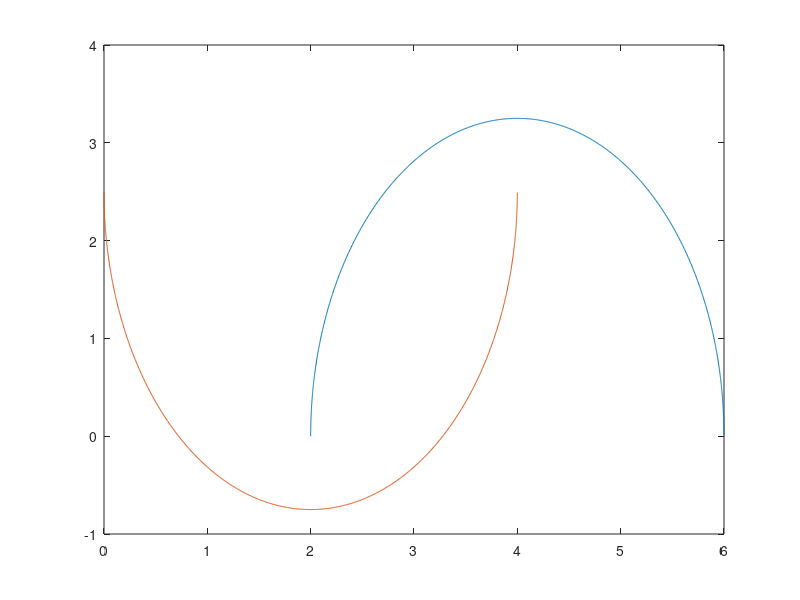
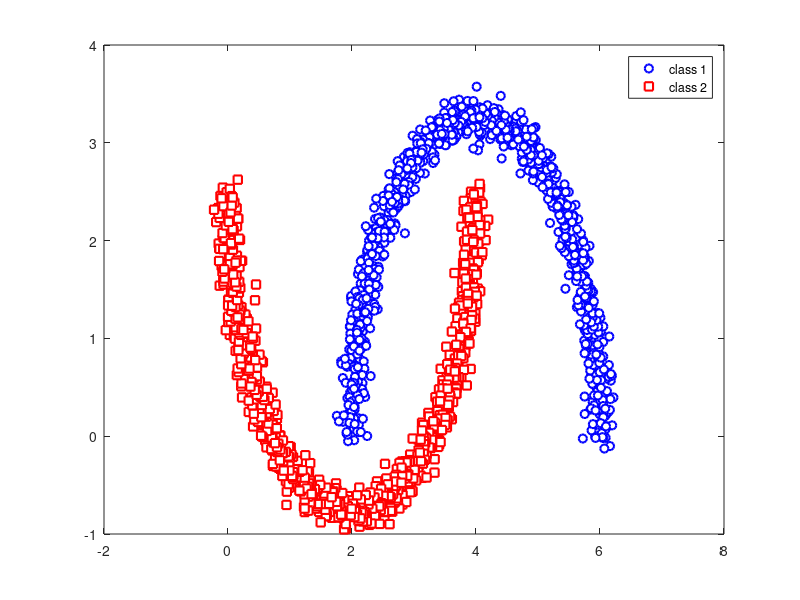

The MATLAB source for these figures, in order: (Note: this script raises an error after producing the figures.)
clear;
clc;
close all;

N = 1000;
h1 = 4;k = 2.5;a=2;b = 3.25;h2 = 2;
th = (1:N)*pi/N;
th = th(:);
xunit = h1 + a*cos(th);
yunit = b*sin(th);
plot(xunit,yunit);
hold on;
xunit = h2 + a*cos(th);
yunit = k-b*sin(th);
plot(xunit,yunit);
figure;
 
%class 1
x = [0.1*randn(N,1)+h1+a*cos(th),0.1*randn(N,1)+b*sin(th)];
plot(x(:,1),x(:,2),'bo','LineWidth',1.5,'MarkerFaceColor','w');
hold on;

%class 2
y = [0.1*randn(N,1)+h2+a*cos(th),0.1*randn(N,1)+k-b*sin(th)];
plot(y(:,1),y(:,2),'rs','LineWidth',1.5,'MarkerFaceColor','w');
legend('class 1','class 2');

t1 = ones(N,1);
t2 = -ones(N,1);
T = [t1;t2];
rin=randperm(length(T));
T=T(rin);

one_vec = ones(2*N,1);
xmat1 = [x;y];
xmat = xmat1(rin,:);
X = xmat;

trainingData = [X T];

predictors = trainingData(:,1:end-1);
response = trainingData(:,end); 
%%

%%SVM with gaussian kernel

classificationSVM = fitcsvm(...
    predictors, ...
    response, ...
    'KernelFunction', 'Gaussian', ...
    'PolynomialOrder', [], ...
    'KernelScale', 0.35, ...
    'BoxConstraint', 1, ...
    'Standardize', true, ...
    'ClassNames', [-1; 1]);

% Create the result struct with predict function
predictorExtractionFcn = @(x) array2table(x, 'VariableNames', predictorNames);
svmPredictFcn = @(x) predict(classificationSVM, x);
trainedClassifier.predictFcn = @(x) svmPredictFcn(predictorExtractionFcn(x));

% Add additional fields to the result struct
trainedClassifier.ClassificationSVM = classificationSVM;
trainedClassifier.About = 'This struct is a trained model exported from Classification Learner R2018b.';
trainedClassifier.HowToPredict = sprintf('To make predictions on a new predictor column matrix, X, use: \n  yfit = c.predictFcn(X) \nreplacing ''c'' with the name of the variable that is this struct, e.g. ''trainedModel''. \n \nX must contain exactly 2 columns because this model was trained using 2 predictors. \nX must contain only predictor columns in exactly the same order and format as your training \ndata. Do not include the response column or any columns you did not import into the app. \n \nFor more information, see <a href="matlab:helpview(fullfile(docroot, ''stats'', ''stats.map''), ''appclassification_exportmodeltoworkspace'')">How to predict using an exported model</a>.');

% Extract predictors and response
% This code processes the data into the right shape for training the
% model.
% Convert input to table
inputTable = array2table(trainingData, 'VariableNames', {'column_1', 'column_2', 'column_3'});

predictorNames = {'column_1', 'column_2'};
predictors = inputTable(:, predictorNames);
response = inputTable.column_3;
isCategoricalPredictor = [false, false];

% Perform cross-validation
partitionedModel = crossval(trainedClassifier.ClassificationSVM, 'KFold', 10);

% Compute validation predictions
[validationPredictions, validationScores] = kfoldPredict(partitionedModel);

% Compute validation accuracy
validationAccuracy = 1 - kfoldLoss(partitionedModel, 'LossFun', 'ClassifError');



pred_labels = partitionedModel.kfoldPredict;
figure;
plot(x(:,1),x(:,2),'bs','linewidth',1.5,'MArkerSize',10,'MarkerFaceColor','w');
hold on;
plot(y(:,1),y(:,2),'ro','linewidth',1.5,'MArkerSize',10,'MarkerFaceColor','w');
plot(X(pred_labels == 1,1),X(pred_labels == 1,2),'k+','linewidth',1.5,'MArkerSize',10,'MarkerFaceColor','w');
plot(X(pred_labels == -1,1),X(pred_labels == -1,2),'y*','linewidth',1.5,'MArkerSize',10,'MarkerFaceColor','w');
legend('True Class1','True Class2','Pred Class1','Pred Class2');
hold off;

pred_labels(pred_labels == -1) = 2;
TestTarg = T;
TestTarg(T == -1) = 2;
%ConfMat = ConfusionMatrix2(pred_labels,TestTarg,2);
ConfMat = confusionmat(TestTarg,pred_labels);
disp(ConfMat);
acc = sum(diag(ConfMat))/sum(sum(ConfMat));
disp(acc);

figure;
plot(x(:,1),x(:,2),'bs','linewidth',1.5,'MarkerSize',10,'MarkerFaceColor','w');
hold on;
plot(y(:,1),y(:,2),'ro','linewidth',1.5,'MarkerSize',10,'MarkerFaceColor','w');

SVInx = trainedClassifier.ClassificationSVM.IsSupportVector;         
%%

plot(X(SVInx == 1,1),X(SVInx == 1,2),'kv','linewidth',1.5,'MarkerFaceColor','w');

x1range = min(min([x(:,1),y(:,1)])):.01:max(max([x(:,1),y(:,1)]));
x2range = min(min([x(:,2),y(:,2)])):.01:max(max([x(:,2),y(:,2)]));

[xx1, xx2] = meshgrid(x1range,x2range);
XGrid = [xx1(:) xx2(:)];
predictedspecies = predict(trainedClassifier.ClassificationSVM,XGrid);
figure;
gscatter(xx1(:),xx2(:),predictedspecies,'wbr');
hold on;
plot(x(:,1),x(:,2),'mo','linewidth',1.5,'MarkerSize',4,'MarkerFaceColor','y');
hold on;
plot(y(:,1),y(:,2),'ks','linewidth',1.5,'MarkerSize',4,'MarkerFaceColor','k');
hold off;
legend off;




